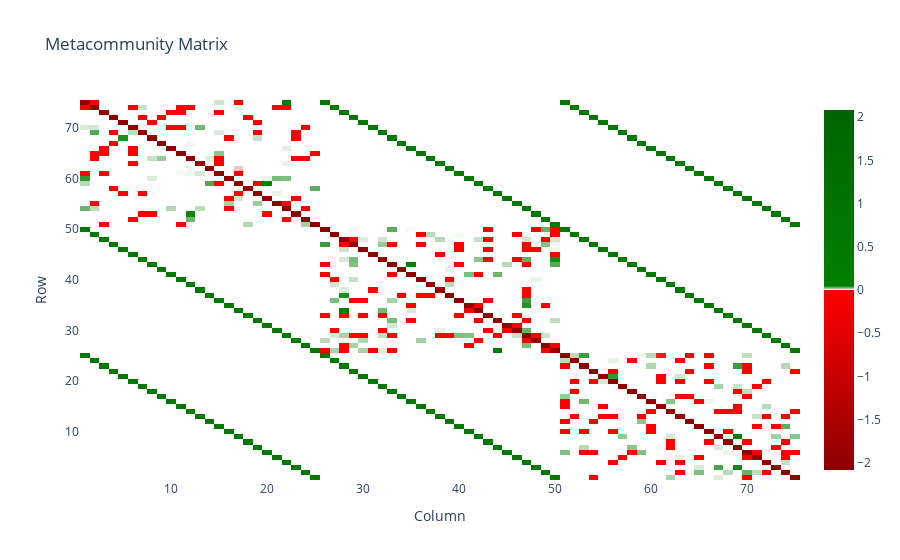

Notebook code for this chart:
### Markdown cell above
## Function to set the Jacobian matrix J

$$ J=D*A+G$$

__D__ is a diagonal matrix with the approximation of population equilibria of all the species in the systems  $D= \hat{N_i}^*$ 

__A__ is the interaction matrix, effects of species _j_ on species _i_

__G__ is the dispersal matrix with entries describing the dispersal of species between local communities

### Code cell
def Compute_J(A,Nhatstar, m_ij):
    """
    This is Stone version of the J metacommunity matrix
    """
    #Assemble G matrix (dispersal)
    G = np.zeros_like(A)
    np.fill_diagonal(G, -1 / Nhatstar * (m_ij @ Nhatstar))
    G += m_ij
    
    #Assemble D matrix containing the N_i* for all the species in the system
    D = np.diag(Nhatstar)
    
    #Assemble Stability Matrix like Roberts and Stone
    S=D@A
    #Assemble Jacobian
    J= S +G
    
    return J

#Example of usage
#parameters
L=3
S=25
C=0.2
sigma= 0.02
Pc=0.5
Pm=0.25
Pe=0.25
s= 1

m=1
r=np.ones(S*L)

matrix_para = {'S':S, 'C':C, 'sigma':sigma, 'Pm':Pm, 'Pc':Pc, 'Pe':Pe,'s':s}

A=meta_A(L,S,matrix_para)
m_ij=get_mij(L,S,m)

Nhatstar=find_feasible_equilibrium(A,r,m,m_ij)

J=Compute_J(A,Nhatstar,m_ij)
plot_matrix(J,title="Metacommunity Matrix", use_meta=True)

### Figure 1 — Plotly figure (JSON) as saved in the notebook; plotly's stock layout.template omitted (floating-point values rounded to 4 significant figures; data arrays with more than 128 entries replaced by an {"elided": "..."} marker saying what was removed)
{"data": [{"colorscale": [[0, "darkred"], [0.4999, "red"], [0.5, "white"], [0.5111, "green"], [1, "darkgreen"]], "type": "heatmap", "x": [1, 2, 3, 4, 5, 6, 7, 8, 9, 10, 11, 12, 13, 14, 15, 16, 17, 18, 19, 20, 21, 22, 23, 24, 25, 26, 27, 28, 29, 30, 31, 32, 33, 34, 35, 36, 37, 38, 39, 40, 41, 42, 43, 44, 45, 46, 47, 48, 49, 50, 51, 52, 53, 54, 55, 56, 57, 58, 59, 60, 61, 62, 63, 64, 65, 66, 67, 68, 69, 70, 71, 72, 73, 74, 75], "y": [75, 74, 73, 72, 71, 70, 69, 68, 67, 66, 65, 64, 63, 62, 61, 60, 59, 58, 57, 56, 55, 54, 53, 52, 51, 50, 49, 48, 47, 46, 45, 44, 43, 42, 41, 40, 39, 38, 37, 36, 35, 34, 33, 32, 31, 30, 29, 28, 27, 26, 25, 24, 23, 22, 21, 20, 19, 18, 17, 16, 15, 14, 13, 12, 11, 10, 9, 8, 7, 6, 5, 4, 3, 2, 1], "z": {"elided": "75x75 float values"}, "zmid": 0}], "layout": {"autosize": true, "title": {"text": "Metacommunity Matrix"}, "xaxis": {"autorange": true, "range": [0.5, 75.5], "title": {"text": "Column"}, "type": "linear"}, "yaxis": {"autorange": true, "range": [0.5, 75.5], "title": {"text": "Row"}, "type": "linear"}}}
